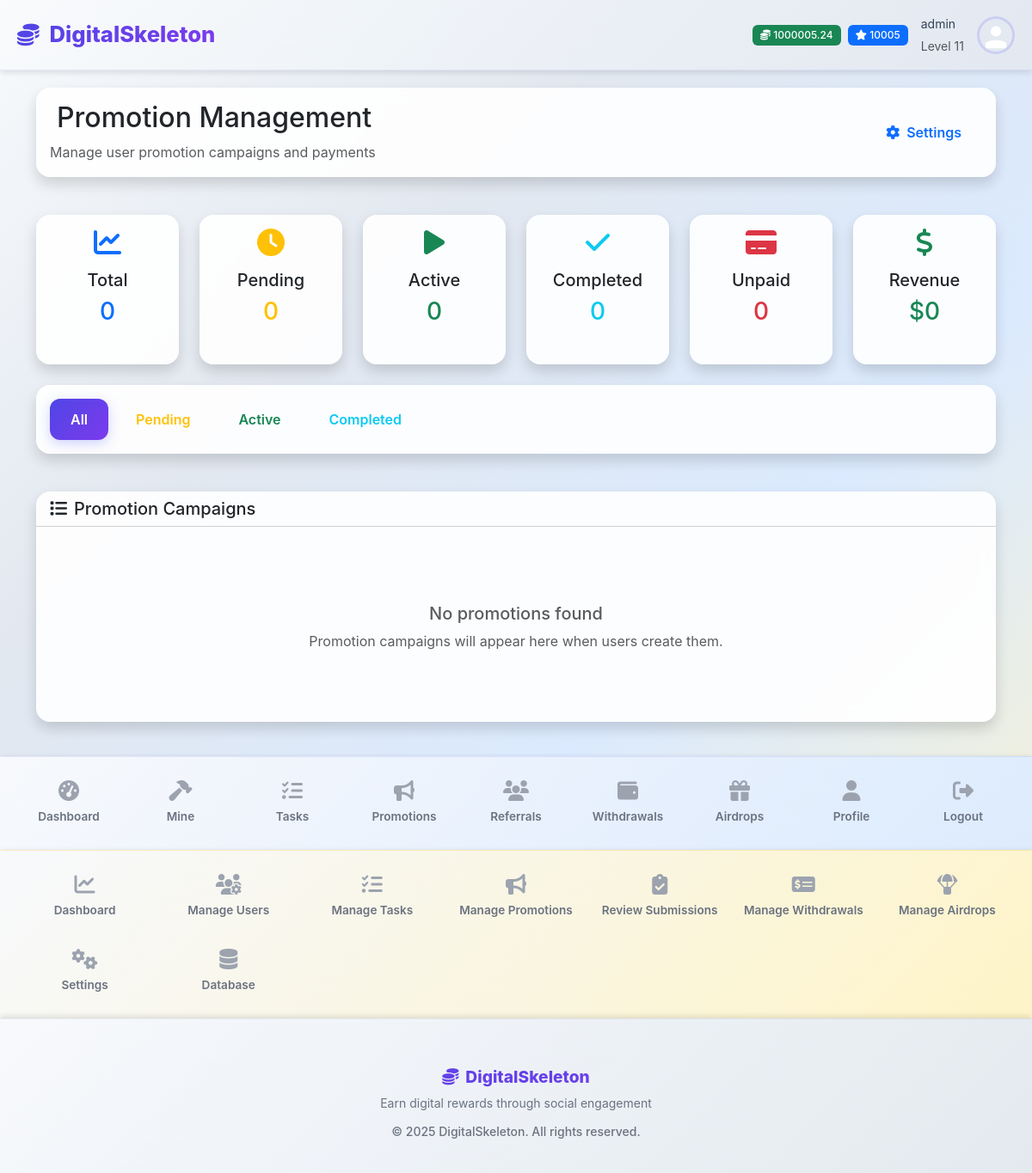
Page /admin/promotions (signed in) on the earlier database version.
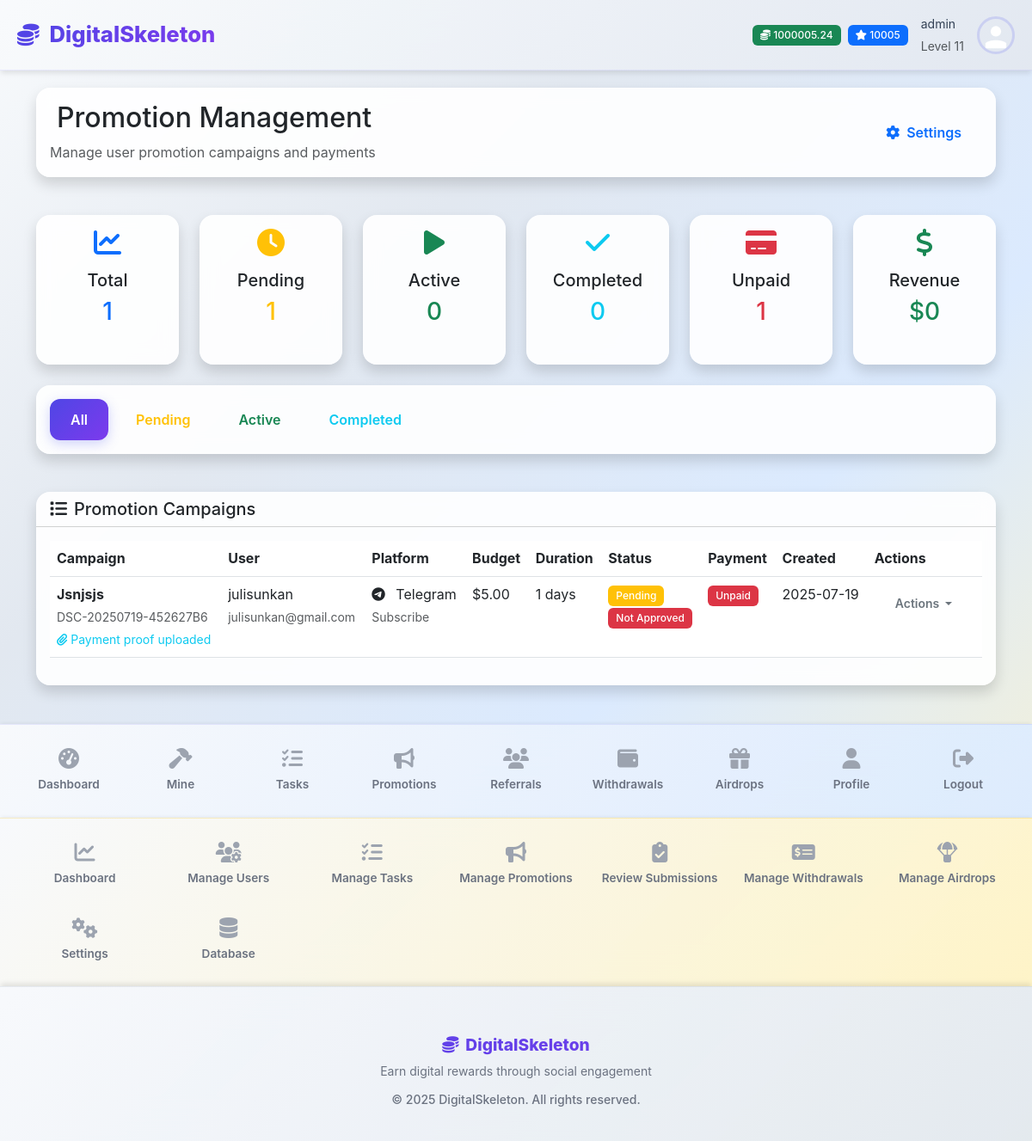
Same page on the later database version.
### models/promotion.py (models this page shows, shortened)
class SocialPromotion(db.Model):
    id = db.Column(db.Integer, primary_key=True)
    title = db.Column(db.String(200), nullable=False)
    description = db.Column(db.Text)
    social_url = db.Column(db.String(500), nullable=False)  # URL to promote
    user_id = db.Column(db.Integer, db.ForeignKey('user.id'), nullable=False)
    platform_id = db.Column(db.Integer, db.ForeignKey('social_platform.id'), nullable=False)
    promotion_type_id = db.Column(db.Integer, db.ForeignKey('promotion_type.id'), nullable=False)
    user = db.relationship('User', backref='user_promotions', lazy='joined')
    budget = db.Column(db.Float, nullable=False)  # Budget in USD
    days_duration = db.Column(db.Integer, nullable=False)  # Calculated from budget ($5 = 1 day)
    start_date = db.Column(db.DateTime)
    end_date = db.Column(db.DateTime)
    status = db.Column(db.String(20), default='pending')  # pending, active, completed, cancelled
    is_approved = db.Column(db.Boolean, default=False)
    invoice_number = db.Column(db.String(50), unique=True)
    is_paid = db.Column(db.Boolean, default=False)
    payment_proof = db.Column(db.String(200))  # File path to payment proof
    created_at = db.Column(db.DateTime, default=datetime.utcnow)
    updated_at = db.Column(db.DateTime, default=datetime.utcnow, onupdate=datetime.utcnow)
    approved_at = db.Column(db.DateTime)
    paid_at = db.Column(db.DateTime)
    admin_notes = db.Column(db.Text)

class SocialPlatform(db.Model):
    id = db.Column(db.Integer, primary_key=True)
    name = db.Column(db.String(50), nullable=False, unique=True)  # X, Instagram, TikTok, Website, etc.
    icon_class = db.Column(db.String(50))  # Font Awesome icon class
    is_active = db.Column(db.Boolean, default=True)
    created_at = db.Column(db.DateTime, default=datetime.utcnow)
    promotions = db.relationship('SocialPromotion', backref='social_platform', lazy=True)

class PromotionType(db.Model):
    id = db.Column(db.Integer, primary_key=True)
    name = db.Column(db.String(50), nullable=False, unique=True)  # Visit, Like, Follow, Share, etc.
    description = db.Column(db.Text)
    is_active = db.Column(db.Boolean, default=True)
    created_at = db.Column(db.DateTime, default=datetime.utcnow)
    promotions = db.relationship('SocialPromotion', backref='promotion_type', lazy=True)

### models/user.py (models this page shows, shortened)
class User(UserMixin, db.Model):
    id = db.Column(db.Integer, primary_key=True)
    username = db.Column(db.String(64), unique=True, nullable=False)
    email = db.Column(db.String(120), unique=True, nullable=False)
    password_hash = db.Column(db.String(256))
    first_name = db.Column(db.String(64))
    last_name = db.Column(db.String(64))
    balance = db.Column(db.Float, default=0.0)
    xp = db.Column(db.Integer, default=0)
    level = db.Column(db.Integer, default=1)
    mining_power = db.Column(db.Float, default=1.0)
    is_active = db.Column(db.Boolean, default=True)
    is_admin = db.Column(db.Boolean, default=False)
    email_verified = db.Column(db.Boolean, default=True)  # Auto-verified, no verification needed
    created_at = db.Column(db.DateTime, default=datetime.utcnow)
    last_login = db.Column(db.DateTime)
    last_mining = db.Column(db.DateTime)
    daily_mission_date = db.Column(db.Date)
    daily_missions_completed = db.Column(db.Integer, default=0)
    referral_code = db.Column(db.String(16), unique=True)
    referred_by = db.Column(db.Integer, db.ForeignKey('user.id'))
    wallet_address = db.Column(db.String(200))
    wallet_type = db.Column(db.String(50))  # 'paypal', 'bank', 'crypto'
    profile_image = db.Column(db.String(255))  # path to profile image
    mining_sessions = db.relationship('MiningSession', backref='user', lazy='dynamic')
    task_completions = db.relationship('TaskCompletion', foreign_keys='TaskCompletion.user_id', backref='user', lazy='dynamic')
    task_reviews = db.relationship('TaskCompletion', foreign_keys='TaskCompletion.reviewed_by', backref='task_reviewer', lazy='dynamic')
    withdrawals = db.relationship('Withdrawal', foreign_keys='Withdrawal.user_id', backref='user', lazy='dynamic')
    withdrawal_reviews = db.relationship('Withdrawal', foreign_keys='Withdrawal.reviewed_by', backref='withdrawal_reviewer', lazy='dynamic')
    airdrop_participations = db.relationship('AirdropParticipation', backref='user', lazy='dynamic')
    def get_profile_image_url(self):
        if self.profile_image:
            if self.profile_image.startswith('default-avatar-'):
                return f"/static/images/{self.profile_image}"
            else:
                return f"/static/uploads/profiles/{self.profile_image}"
        return "/static/images/default-avatar.svg"
    @property
    def profile_image_url(self):
        return self.get_profile_image_url()

### core/promotions.py (the view)
@promotions_bp.route('/admin/promotions')
@login_required
@admin_required
def admin_promotions():
    status_filter = request.args.get('status', 'all')
    query = SocialPromotion.query
    if status_filter != 'all':
        query = query.filter_by(status=status_filter)
    promotions = query.order_by(SocialPromotion.created_at.desc()).all()
    stats = {
        'total': SocialPromotion.query.count(),
        'pending': SocialPromotion.query.filter_by(status='pending').count(),
        'active': SocialPromotion.query.filter_by(status='active').count(),
        'completed': SocialPromotion.query.filter_by(status='completed').count(),
        'pending_payment': SocialPromotion.query.filter_by(is_paid=False).count(),
        'total_revenue': db.session.query(db.func.sum(SocialPromotion.budget)).filter_by(is_paid=True).scalar() or 0
    }
    return render_template('admin/promotions.html', promotions=promotions, stats=stats, status_filter=status_filter)

### app.py (called while the page is built)
@login_manager.user_loader
def load_user(user_id):
    from models.user import User
    return User.query.get(int(user_id))

@app.before_request
def check_maintenance_mode():
    from flask import current_app
    from models.settings import AppSettings
    if request.endpoint and request.endpoint.startswith('static'):
        return
    if request.endpoint in ['auth.login', 'auth.logout']:
        return
    if request.endpoint and request.endpoint.startswith('admin.') and current_user.is_authenticated and current_user.is_admin:
        return
    try:
        settings = AppSettings.get_settings()
        if settings.maintenance_mode:
            if current_user.is_authenticated and current_user.is_admin:
                return
            return render_template('maintenance.html', message=settings.maintenance_message or "Platform under maintenance."), 503
    except Exception as e:
        current_app.logger.error(f"Error checking maintenance mode: {str(e)}")
        return

@app.context_processor
def inject_app_settings():
    from models.settings import AppSettings
    return dict(app_settings=AppSettings.get_settings())

### templates/admin/promotions.html (shortened to what the changed rows need)
{% extends "base.html" %}
{% block content %}
<div class="container">
    <div class="row mb-4">
        <div class="col-12">
            <div class="card border-0 shadow">
                <div class="card-body">
                    <div class="d-flex justify-content-between align-items-center">
                        <div>
                            <h2>Promotion Management</h2>
                        </div>
                    </div>
                </div>
            </div>
        </div>
    </div>
    <div class="row g-4 mb-4">
        <div class="col-md-2">
            <div class="card border-0 shadow h-100">
                <div class="card-body text-center">
                    <i class="fas fa-chart-line text-primary mb-3" style="font-size: 2rem;"></i>
                    <h5 class="card-title">Total</h5>
                    <h3 class="text-primary">{{ stats.total }}</h3>
                </div>
            </div>
        </div>
        <div class="col-md-2">
            <div class="card border-0 shadow h-100">
                <div class="card-body text-center">
                    <i class="fas fa-clock text-warning mb-3" style="font-size: 2rem;"></i>
                    <h5 class="card-title">Pending</h5>
                    <h3 class="text-warning">{{ stats.pending }}</h3>
                </div>
            </div>
        </div>
        <div class="col-md-2">
            <div class="card border-0 shadow h-100">
                <div class="card-body text-center">
                    <i class="fas fa-credit-card text-danger mb-3" style="font-size: 2rem;"></i>
                    <h5 class="card-title">Unpaid</h5>
                    <h3 class="text-danger">{{ stats.pending_payment }}</h3>
                </div>
            </div>
        </div>
    </div>
    <div class="row">
        <div class="col-12">
            <div class="card border-0 shadow">
                <div class="card-body">
                    {% if promotions %}
                        <div class="table-responsive">
                            <table class="table table-hover">
                                <thead>
                                    <tr>
                                        <th>Campaign</th>
                                        <th>User</th>
                                        <th>Platform</th>
                                        <th>Budget</th>
                                        <th>Duration</th>
                                        <th>Status</th>
                                        <th>Payment</th>
                                        <th>Created</th>
                                        <th>Actions</th>
                                    </tr>
                                </thead>
                                <tbody>
                                    {% for promotion in promotions %}
                                    <tr>
                                        <td>
                                            <div>
                                                <strong>{{ promotion.title }}</strong>
                                                <br>
                                                <small class="text-muted">{{ promotion.invoice_number }}</small>
                                                {% if promotion.payment_proof %}
                                                <br>
                                                <small class="text-info">
                                                    <i class="fas fa-paperclip"></i> Payment proof uploaded
                                                </small>
                                                {% endif %}
                                            </div>
                                        </td>
                                        <td>
                                            <div>
                                                {{ promotion.user.username }}
                                                <br>
                                                <small class="text-muted">{{ promotion.user.email }}</small>
                                            </div>
                                        </td>
                                        <td>
                                            <i class="{{ promotion.social_platform.icon_class }} me-2"></i>
                                            {{ promotion.social_platform.name }}
                                            <br>
                                            <small class="text-muted">{{ promotion.promotion_type.name }}</small>
                                        </td>
                                        <td>${{ "%.2f"|format(promotion.budget) }}</td>
                                        <td>{{ promotion.days_duration }} days</td>
                                        <td>
                                            {% if promotion.status == 'pending' %}
                                                <span class="badge bg-warning">Pending</span>
                                            {% elif promotion.status == 'active' %}
                                                <span class="badge bg-success">Active</span>
                                                {% if promotion.days_remaining > 0 %}
                                                <br><small class="text-muted">{{ promotion.days_remaining }} days left</small>
                                                {% endif %}
                                            {% elif promotion.status == 'completed' %}
                                                <span class="badge bg-info">Completed</span>
                                            {% else %}
                                                <span class="badge bg-secondary">{{ promotion.status|title }}</span>
                                            {% endif %}
                                            {% if not promotion.is_approved %}
                                            <br><span class="badge bg-danger">Not Approved</span>
                                            {% endif %}
                                        </td>
                                        <td>
                                            {% if promotion.is_paid %}
                                                <span class="badge bg-success">Paid</span>
                                                {% if promotion.paid_at %}
                                                <br><small class="text-muted">{{ promotion.paid_at.strftime('%m/%d') }}</small>
                                                {% endif %}
                                            {% else %}
                                                <span class="badge bg-danger">Unpaid</span>
                                            {% endif %}
                                        </td>
                                        <td>{{ promotion.created_at.strftime('%Y-%m-%d') }}</td>
                                        <td>
                                            <div class="dropdown">
                                                <button class="btn btn-sm btn-outline-secondary dropdown-toggle"
                                                        type="button" data-bs-toggle="dropdown">
                                                    Actions
                                                </button>
                                            </div>
                                        </td>
                                    </tr>
                                    {% endfor %}
                                </tbody>
                            </table>
                        </div>
                    {% else %}
                        <div class="text-center py-5">
                            <h5 class="text-muted">No promotions found</h5>
                            <p class="text-muted">Promotion campaigns will appear here when users create them.</p>
                        </div>
                    {% endif %}
                </div>
            </div>
        </div>
    </div>
</div>
{% endblock %}

Differences in the rows shown:
added SocialPromotion: title "Jsnjsjs", invoice_number "DSC-20250719-452627B6", shows "Payment proof uploaded", user.username "julisunkan", user.email "julisunkan@gmail.com", social_platform.name "Telegram", promotion_type.name "Subscribe", budget "5.00", days_duration "1", status "Pending", is_approved "Not Approved", is_paid "Unpaid", created_at "2025-07-19"
Other differences:
{{ stats.total }}: "0" → "1"
{{ stats.pending }}: "0" → "1"
{{ stats.pending_payment }}: "0" → "1"
text no longer shown: "No promotions found Promotion campaigns will appear here when users create them."
text now shown: "Campaign User Platform Budget Duration Status Payment Created Actions"
